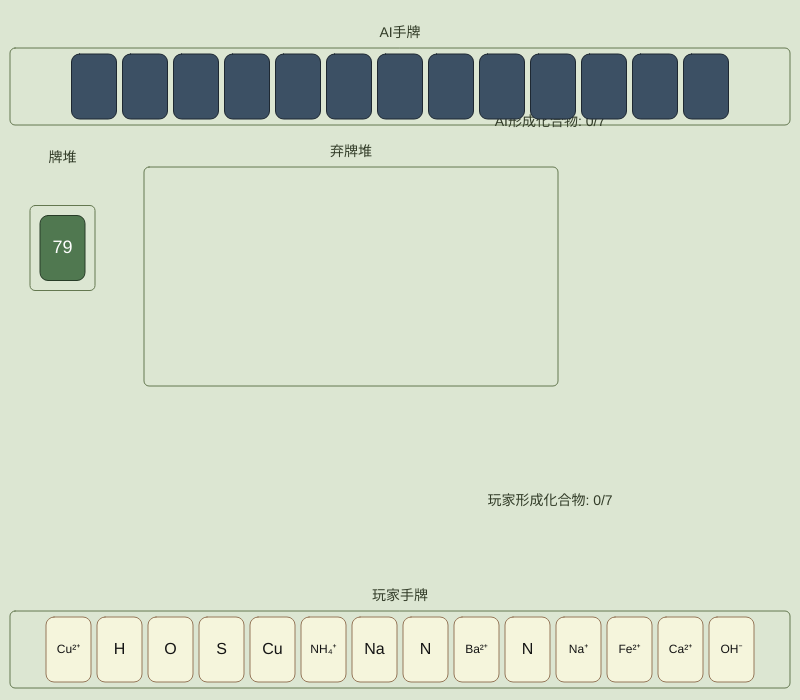
Frame 1 (no input)
Frame 60 (no input): identical to frame 1, image omitted
Frame 120 (the mouse pressed at the canvas centre since frame 60): identical to frame 1, image omitted

The p5.js sketch that drew this single still picture (run headless with seeded random() and noise() and a simulated clock; from frame 60 on, the mouse is pressed at the canvas centre):

// p5.js sketch
// ── sketch.js
// Global variables for game elements and state
let deck = [];
let playerHand = [];
let aiHand = [];
let discardPile = [];

// Game state object
let gameState = {
    currentPlayer: "player",
    deck: [],
    playerHand: [],
    aiHand: [],
    discardPile: [],
    playerFormedCompounds: [], 
    aiFormedCompounds: [],   
    playerFormedCompoundsCount: 0,
    aiFormedCompoundsCount: 0,
    lastDiscardedTile: null,
    canPlayerFormCompoundWithDiscard: false, 
    formableCompoundInfo: null, 
    canPlayerDeclareCompound: false, 
    isGameOver: false,
    winner: null,
    message: "游戏加载中...",
};

// UI Elements from HTML
let formCompoundButton, declareCompoundButton, skipButton, gameMessageElement, sortHandButton, discardButton;

// Dimensions and Layout
const TILE_WIDTH = 45;
const TILE_HEIGHT = 65;
const TILE_MARGIN = 6;
const SELECTED_TILE_Y_OFFSET = -10; 
const SELECTED_TILE_SCALE = 1.1; 

const CANVAS_WIDTH = 800;
const CANVAS_HEIGHT = 700; 

const PLAYER_HAND_AREA_X = 10;
const PLAYER_HAND_AREA_Y = CANVAS_HEIGHT - TILE_HEIGHT - TILE_MARGIN * 4; 
const PLAYER_HAND_AREA_WIDTH = CANVAS_WIDTH - 20;
const PLAYER_HAND_AREA_HEIGHT = TILE_HEIGHT + 2 * TILE_MARGIN;

const AI_HAND_AREA_X = 10;
const AI_HAND_AREA_Y = TILE_MARGIN * 3 + 30; 
const AI_HAND_AREA_WIDTH = CANVAS_WIDTH - 20;
const AI_HAND_AREA_HEIGHT = TILE_HEIGHT + 2 * TILE_MARGIN;

const DISCARD_AREA_X_START = 150;
const DISCARD_AREA_Y_START = AI_HAND_AREA_Y + AI_HAND_AREA_HEIGHT + TILE_MARGIN * 3 + 30;
const DISCARD_GRID_COLS = 8;
const DISCARD_GRID_ROWS = 3;
const DISCARD_AREA_WIDTH = DISCARD_GRID_COLS * (TILE_WIDTH + TILE_MARGIN) + TILE_MARGIN;
const DISCARD_AREA_HEIGHT = DISCARD_GRID_ROWS * (TILE_HEIGHT + TILE_MARGIN) + TILE_MARGIN;

const FORMED_COMPOUNDS_AREA_Y_PLAYER = PLAYER_HAND_AREA_Y - TILE_HEIGHT - TILE_MARGIN * 5;
const FORMED_COMPOUNDS_AREA_Y_AI = AI_HAND_AREA_Y + AI_HAND_AREA_HEIGHT + TILE_MARGIN * 2;
const FORMED_COMPOUNDS_AREA_X = CANVAS_WIDTH - 350; 
const FORMED_COMPOUND_DISPLAY_WIDTH = 60;
const FORMED_COMPOUND_DISPLAY_HEIGHT = 30;

const DECK_X = 30;
const DECK_Y = DISCARD_AREA_Y_START + TILE_HEIGHT / 2;

// Interaction state
let currentlySelectedTile = null; 
let currentlySelectedTileIndex = -1; 
let isDraggingForReorder = false; 
let dragOffsetX, dragOffsetY;
let isDraggingToDiscard = false;

const chemicalTileData = [
    { type: "element", value: "H", displayText: "H", count: 10 },
    { type: "element", value: "O", displayText: "O", count: 10 },
    { type: "element", value: "Na", displayText: "Na", count: 6 },
    { type: "element", value: "Cl", displayText: "Cl", count: 6 },
    { type: "element", value: "C", displayText: "C", count: 6 },
    { type: "element", value: "S", displayText: "S", count: 4 },
    { type: "element", value: "N", displayText: "N", count: 4 },
    { type: "element", value: "Fe", displayText: "Fe", count: 4 },
    { type: "element", value: "Cu", displayText: "Cu", count: 4 },
    { type: "element", value: "Al", displayText: "Al", count: 4 },
    { type: "element", value: "Mg", displayText: "Mg", count: 4 },
    { type: "element", value: "Zn", displayText: "Zn", count: 2 },
    { type: "ion", value: "H+", displayText: "H⁺", count: 6, charge: 1 },
    { type: "ion", value: "OH-", displayText: "OH⁻", count: 6, charge: -1 },
    { type: "ion", value: "Na+", displayText: "Na⁺", count: 4, charge: 1 },
    { type: "ion", value: "Cl-", displayText: "Cl⁻", count: 4, charge: -1 },
    { type: "ion", value: "Ag+", displayText: "Ag⁺", count: 2, charge: 1 },
    { type: "ion", value: "Ba2+", displayText: "Ba²⁺", count: 2, charge: 2 },
    { type: "ion", value: "SO4^2-", displayText: "SO₄²⁻", count: 2, charge: -2 },
    { type: "ion", value: "Ca2+", displayText: "Ca²⁺", count: 2, charge: 2 },
    { type: "ion", value: "CO3^2-", displayText: "CO₃²⁻", count: 2, charge: -2 },
    { type: "ion", value: "Cu2+", displayText: "Cu²⁺", count: 2, charge: 2 },
    { type: "ion", value: "Fe2+", displayText: "Fe²⁺", count: 2, charge: 2 },
    { type: "ion", value: "Fe3+", displayText: "Fe³⁺", count: 2, charge: 3 },
    { type: "ion", value: "Al3+", displayText: "Al³⁺", count: 2, charge: 3 },
    { type: "ion", value: "Mg2+", displayText: "Mg²⁺", count: 2, charge: 2 },
    { type: "ion", value: "NH4+", displayText: "NH₄⁺", count: 2, charge: 1 },
];

const compoundRecipes = {
    "H2O": [
        { reactants: [{ type: "element", value: "H", count: 2 }, { type: "element", value: "O", count: 1 }], product: "H₂O" },
        { reactants: [{ type: "ion", value: "H+", count: 1 }, { type: "ion", value: "OH-", count: 1 }], product: "H₂O" }
    ],
    "NaCl": [
        { reactants: [{ type: "element", value: "Na", count: 1 }, { type: "element", value: "Cl", count: 1 }], product: "NaCl" },
        { reactants: [{ type: "ion", value: "Na+", count: 1 }, { type: "ion", value: "Cl-", count: 1 }], product: "NaCl" }
    ],
    "HCl": [
        { reactants: [{ type: "element", value: "H", count: 1 }, { type: "element", value: "Cl", count: 1 }], product: "HCl" }
    ],
    "CuO": [
        { reactants: [{ type: "element", value: "Cu", count: 1 }, { type: "element", value: "O", count: 1 }], product: "CuO" }
    ],
    "CO2": [
        { reactants: [{ type: "element", value: "C", count: 1 }, { type: "element", value: "O", count: 2 }], product: "CO₂" }
    ],
    "NH3": [
        { reactants: [{ type: "element", value: "N", count: 1 }, { type: "element", value: "H", count: 3 }], product: "NH₃" }
    ],
    "AgCl": [
        { reactants: [{ type: "ion", value: "Ag+", count: 1 }, { type: "ion", value: "Cl-", count: 1 }], product: "AgCl" }
    ],
    "BaSO4": [
        { reactants: [{ type: "ion", value: "Ba2+", count: 1 }, { type: "ion", value: "SO4^2-", count: 1 }], product: "BaSO₄" }
    ],
};

function setup() {
    let canvas = createCanvas(CANVAS_WIDTH, CANVAS_HEIGHT);
    canvas.parent(document.querySelector("main"));
    textAlign(CENTER, CENTER); textSize(16);
    formCompoundButton = select("#formCompoundButton"); 
    declareCompoundButton = select("#declareCompoundButton"); 
    skipButton = select("#skipButton");
    sortHandButton = select("#sortHandButton");
    discardButton = select("#discardButton");
    gameMessageElement = select("#gameMessage");

    if (formCompoundButton) formCompoundButton.mousePressed(handleFormCompoundWithDiscardAction);
    if (declareCompoundButton) declareCompoundButton.mousePressed(handleDeclareCompoundAction);
    if (skipButton) skipButton.mousePressed(handleSkipAction);
    if (sortHandButton) sortHandButton.mousePressed(sortPlayerHand);
    if (discardButton) discardButton.mousePressed(handleDiscardButtonAction);
    
    initializeGame();
}

function draw() {
    background(220, 230, 210);
    drawGameAreas();
    drawPlayerHand();
    drawAIHand();
    drawDiscardPile();
    drawFormedCompounds();
    drawDeck();
    if ((isDraggingForReorder || isDraggingToDiscard) && currentlySelectedTile) {
        drawTile(currentlySelectedTile, mouseX - dragOffsetX, mouseY - dragOffsetY, -1, true, true, SELECTED_TILE_SCALE);
    }
    updateGameMessagesAndButtons();
}

function initializeGame() {
    deck = []; playerHand = []; aiHand = []; discardPile = [];
    gameState.playerFormedCompounds = []; gameState.aiFormedCompounds = [];
    gameState.playerFormedCompoundsCount = 0; gameState.aiFormedCompoundsCount = 0;

    createFullDeck(); 
    shuffleDeck(deck);
    
    for (let i = 0; i < 13; i++) { 
        let pCard = dealCard(deck); if (pCard) playerHand.push(pCard);
        let aiCard = dealCard(deck); if (aiCard) aiHand.push(aiCard);
    }
    let firstDraw = dealCard(deck); if (firstDraw) playerHand.push(firstDraw);

    Object.assign(gameState, {
        deck,
        playerHand,
        aiHand,
        discardPile,
        currentPlayer: "player",
        message: "游戏开始，请玩家出牌",
        lastDiscardedTile: null,
        canPlayerFormCompoundWithDiscard: false,
        formableCompoundInfo: null,
        canPlayerDeclareCompound: false,
        isGameOver: false,
        winner: null
    });
    currentlySelectedTile = null; currentlySelectedTileIndex = -1; 
    isDraggingForReorder = false; isDraggingToDiscard = false;
    hideActionButtons();
    console.log("Game Initialized with new rules and sort/discard features");
    checkPlayerCanDeclareCompound(); 
}

function createFullDeck() {
    let idCounter = 0;
    deck = [];
    chemicalTileData.forEach(tileInfo => {
        for (let i = 0; i < tileInfo.count; i++) {
            deck.push({
                id: `tile_${idCounter++}`,
                type: tileInfo.type, 
                value: tileInfo.value, 
                displayText: tileInfo.displayText, 
                charge: tileInfo.charge, // Add charge for sorting
                x: 0, y: 0, isSelected: false
            });
        }
    });
}

function shuffleDeck(array) { for (let i = array.length - 1; i > 0; i--) { const j = Math.floor(Math.random() * (i + 1)); [array[i], array[j]] = [array[j], array[i]]; } }
function dealCard(currentDeck) { if (currentDeck.length > 0) { return currentDeck.pop(); } return null; }

function drawGameAreas() {
    stroke(100, 120, 80); noFill();
    rect(PLAYER_HAND_AREA_X, PLAYER_HAND_AREA_Y, PLAYER_HAND_AREA_WIDTH, PLAYER_HAND_AREA_HEIGHT, 5);
    rect(AI_HAND_AREA_X, AI_HAND_AREA_Y, AI_HAND_AREA_WIDTH, AI_HAND_AREA_HEIGHT, 5);
    // Discard Area Visual Cue (when dragging)
    if (isDraggingToDiscard) {
        fill(180, 200, 170, 150); // Semi-transparent highlight
    } else {
        noFill();
    }
    rect(DISCARD_AREA_X_START - TILE_MARGIN, DISCARD_AREA_Y_START - TILE_MARGIN, DISCARD_AREA_WIDTH, DISCARD_AREA_HEIGHT, 5);
    noFill(); // Reset fill
    rect(DECK_X, DECK_Y, TILE_WIDTH + 20, TILE_HEIGHT + 20, 5);
    fill(50, 60, 40); noStroke(); textSize(14);
    text("玩家手牌", PLAYER_HAND_AREA_X + PLAYER_HAND_AREA_WIDTH / 2, PLAYER_HAND_AREA_Y - 15);
    text("AI手牌", AI_HAND_AREA_X + AI_HAND_AREA_WIDTH / 2, AI_HAND_AREA_Y - 15); 
    text("弃牌堆", DISCARD_AREA_X_START + DISCARD_AREA_WIDTH / 2 - TILE_MARGIN, DISCARD_AREA_Y_START - TILE_MARGIN - 15); 
    text("牌堆", DECK_X + (TILE_WIDTH + 20) / 2, DECK_Y - TILE_HEIGHT/2 - 15 ); 
    text("玩家形成化合物: " + gameState.playerFormedCompoundsCount + "/7", FORMED_COMPOUNDS_AREA_X + 100, FORMED_COMPOUNDS_AREA_Y_PLAYER - 15);
    text("AI形成化合物: " + gameState.aiFormedCompoundsCount + "/7", FORMED_COMPOUNDS_AREA_X + 100, FORMED_COMPOUNDS_AREA_Y_AI - 15);
    textSize(16);
}

function drawPlayerHand() {
    let handDisplayWidth = 0;
    playerHand.forEach(tile => {
        handDisplayWidth += (tile.isSelected ? TILE_WIDTH * SELECTED_TILE_SCALE : TILE_WIDTH) + TILE_MARGIN;
    });
    handDisplayWidth -= TILE_MARGIN; 
    let currentX = PLAYER_HAND_AREA_X + (PLAYER_HAND_AREA_WIDTH - handDisplayWidth) / 2;
    let tileY = PLAYER_HAND_AREA_Y + (PLAYER_HAND_AREA_HEIGHT - TILE_HEIGHT) / 2;
    for (let i = 0; i < playerHand.length; i++) {
        let tile = playerHand[i];
        let displayWidth = tile.isSelected ? TILE_WIDTH * SELECTED_TILE_SCALE : TILE_WIDTH;
        let displayHeight = tile.isSelected ? TILE_HEIGHT * SELECTED_TILE_SCALE : TILE_HEIGHT;
        let yPos = tile.isSelected ? tileY + SELECTED_TILE_Y_OFFSET - (displayHeight - TILE_HEIGHT)/2 : tileY;
        if (!((isDraggingForReorder || isDraggingToDiscard) && tile === currentlySelectedTile)) {
             drawTile(tile, currentX, yPos, i, true, tile.isSelected, tile.isSelected ? SELECTED_TILE_SCALE : 1);
        }
        tile.x = currentX; tile.y = yPos; 
        currentX += displayWidth + TILE_MARGIN;
    }
}

function drawAIHand() {
    let handWidth = aiHand.length * (TILE_WIDTH + TILE_MARGIN) - TILE_MARGIN;
    let startX = AI_HAND_AREA_X + (AI_HAND_AREA_WIDTH - handWidth) / 2;
    let tileY = AI_HAND_AREA_Y + (AI_HAND_AREA_HEIGHT - TILE_HEIGHT) / 2;
    for (let i = 0; i < aiHand.length; i++) {
        fill(60, 80, 100); stroke(30, 40, 50);
        rect(startX + i * (TILE_WIDTH + TILE_MARGIN), tileY, TILE_WIDTH, TILE_HEIGHT, 8);
    }
}

function drawDiscardPile() {
    for (let i = 0; i < discardPile.length; i++) {
        const row = Math.floor(i / DISCARD_GRID_COLS); const col = i % DISCARD_GRID_COLS;
        if (row < DISCARD_GRID_ROWS) {
            drawTile(discardPile[i], DISCARD_AREA_X_START + col * (TILE_WIDTH + TILE_MARGIN), DISCARD_AREA_Y_START + row * (TILE_HEIGHT + TILE_MARGIN), -1, false);
        }
    }
}

function drawDeck() {
    if (deck.length > 0) {
        fill(80, 120, 80); stroke(40, 60, 40);
        rect(DECK_X + 10, DECK_Y + 10, TILE_WIDTH, TILE_HEIGHT, 8);
        fill(255); noStroke(); textSize(18); text(deck.length, DECK_X + 10 + TILE_WIDTH / 2, DECK_Y + 10 + TILE_HEIGHT / 2); textSize(16);
    }
}

function drawTile(tile, x, y, indexInHand = -1, isPlayerTile = false, isSelected = false, scaleFactor = 1) {
    if (!tile) return;
    push(); translate(x, y);
    if (isSelected && isPlayerTile) { fill(255, 255, 180); } else { fill(245, 245, 220); }
    stroke(150, 120, 90);
    rect(0, 0, TILE_WIDTH * scaleFactor, TILE_HEIGHT * scaleFactor, 8 * scaleFactor);
    fill(20, 20, 20); noStroke();
    let txtSize = 16 * scaleFactor; 
    if (tile.displayText.length > 5) txtSize = 10 * scaleFactor; 
    else if (tile.displayText.length > 2) txtSize = 12 * scaleFactor; 
    textSize(txtSize); text(tile.displayText, (TILE_WIDTH * scaleFactor) / 2, (TILE_HEIGHT * scaleFactor) / 2); textSize(16);
    pop();
}

function drawFormedCompounds() {
    let xPlayer = FORMED_COMPOUNDS_AREA_X;
    let yPlayer = FORMED_COMPOUNDS_AREA_Y_PLAYER;
    gameState.playerFormedCompounds.forEach((compound, index) => {
        fill(200, 220, 200); stroke(100,120,80);
        rect(xPlayer + index * (FORMED_COMPOUND_DISPLAY_WIDTH + TILE_MARGIN), yPlayer, FORMED_COMPOUND_DISPLAY_WIDTH, FORMED_COMPOUND_DISPLAY_HEIGHT, 5);
        fill(0); noStroke(); textSize(12);
        text(compound.product, xPlayer + index * (FORMED_COMPOUND_DISPLAY_WIDTH + TILE_MARGIN) + FORMED_COMPOUND_DISPLAY_WIDTH/2, yPlayer + FORMED_COMPOUND_DISPLAY_HEIGHT/2);
    });

    let xAI = FORMED_COMPOUNDS_AREA_X;
    let yAI = FORMED_COMPOUNDS_AREA_Y_AI;
    gameState.aiFormedCompounds.forEach((compound, index) => {
        fill(200, 200, 220); stroke(100,100,120);
        rect(xAI + index * (FORMED_COMPOUND_DISPLAY_WIDTH + TILE_MARGIN), yAI, FORMED_COMPOUND_DISPLAY_WIDTH, FORMED_COMPOUND_DISPLAY_HEIGHT, 5);
        fill(0); noStroke(); textSize(12);
        text(compound.product, xAI + index * (FORMED_COMPOUND_DISPLAY_WIDTH + TILE_MARGIN) + FORMED_COMPOUND_DISPLAY_WIDTH/2, yAI + FORMED_COMPOUND_DISPLAY_HEIGHT/2);
    });
    textSize(16);
}

function updateGameMessagesAndButtons() {
    if (gameMessageElement) gameMessageElement.html(gameState.message);
    if (gameState.canPlayerFormCompoundWithDiscard && formCompoundButton && skipButton) {
        formCompoundButton.show(); skipButton.show();
    } else if (formCompoundButton && skipButton) {
        formCompoundButton.hide(); skipButton.hide();
    }
    if (gameState.canPlayerDeclareCompound && declareCompoundButton) {
        declareCompoundButton.show();
    } else if (declareCompoundButton) {
        declareCompoundButton.hide();
    }
    if (currentlySelectedTile && gameState.currentPlayer === 'player' && !gameState.canPlayerFormCompoundWithDiscard && discardButton) {
        discardButton.show();
    } else if (discardButton) {
        discardButton.hide();
    }
}

function hideActionButtons() {
    if (formCompoundButton) formCompoundButton.hide();
    if (declareCompoundButton) declareCompoundButton.hide();
    if (skipButton) skipButton.hide();
    if (discardButton) discardButton.hide();
}

function canRecipeBeFormed(availableTiles, recipeReactants) {
    const tempAvailableTiles = availableTiles.map(tile => ({ ...tile }));
    let usedTilesForRecipe = [];
    for (const reactant of recipeReactants) {
        let foundCount = 0;
        for (let i = 0; i < reactant.count; i++) {
            const tileIndex = tempAvailableTiles.findIndex(t => t.type === reactant.type && t.value === reactant.value);
            if (tileIndex !== -1) {
                usedTilesForRecipe.push(tempAvailableTiles[tileIndex]);
                tempAvailableTiles.splice(tileIndex, 1);
                foundCount++;
            } else {
                return null; 
            }
        }
        if (foundCount < reactant.count) {
            return null; 
        }
    }
    return usedTilesForRecipe; 
}

function checkFormableCompounds(tilesToCheck) {
    for (const compoundName in compoundRecipes) {
        for (const recipe of compoundRecipes[compoundName]) {
            const usedTiles = canRecipeBeFormed(tilesToCheck, recipe.reactants);
            if (usedTiles) {
                return { product: recipe.product, reactants: recipe.reactants, usedTiles: usedTiles };
            }
        }
    }
    return null;
}

function checkPlayerCanFormCompoundWithDiscard() {
    if (!gameState.lastDiscardedTile) return false;
    const potentialHand = [...playerHand, gameState.lastDiscardedTile];
    const formable = checkFormableCompounds(potentialHand);
    if (formable) {
        gameState.canPlayerFormCompoundWithDiscard = true;
        gameState.formableCompoundInfo = formable;
        gameState.message = `你可以用 ${gameState.lastDiscardedTile.displayText} 组成 ${formable.product}！`;
        return true;
    }
    gameState.canPlayerFormCompoundWithDiscard = false;
    gameState.formableCompoundInfo = null;
    return false;
}

function checkPlayerCanDeclareCompound() {
    if (gameState.currentPlayer !== 'player') return false;
    const formable = checkFormableCompounds(playerHand);
    if (formable) {
        gameState.canPlayerDeclareCompound = true;
        gameState.formableCompoundInfo = formable; 
        return true;
    }
    gameState.canPlayerDeclareCompound = false;
    return false;
}

function handleFormCompoundWithDiscardAction() {
    if (!gameState.canPlayerFormCompoundWithDiscard || !gameState.formableCompoundInfo) return;
    const { product, usedTiles } = gameState.formableCompoundInfo;
    let discardUsed = false;
    for (const usedTile of usedTiles) {
        if (usedTile.id === gameState.lastDiscardedTile.id) {
            discardUsed = true;
        } else {
            const handIndex = playerHand.findIndex(t => t.id === usedTile.id);
            if (handIndex !== -1) playerHand.splice(handIndex, 1);
        }
    }
    if (discardUsed) {
        gameState.lastDiscardedTile = null; 
    } else {
        if(gameState.lastDiscardedTile) discardPile.push(gameState.lastDiscardedTile);
        gameState.lastDiscardedTile = null;
    }
    gameState.playerFormedCompounds.push({ product: product, recipe: gameState.formableCompoundInfo.reactants });
    gameState.playerFormedCompoundsCount++;
    gameState.message = `玩家组成了 ${product}!`;
    console.log(`Player formed ${product} using AI's discard.`);
    hideActionButtons();
    gameState.canPlayerFormCompoundWithDiscard = false;
    gameState.formableCompoundInfo = null;
    if (checkWinCondition("player")) return;
    gameState.currentPlayer = "player"; 
    gameState.message += " 请出牌。";
    currentlySelectedTile = null; 
    checkPlayerCanDeclareCompound(); 
}

function handleDeclareCompoundAction() {
    if (!gameState.canPlayerDeclareCompound || !gameState.formableCompoundInfo) return;
    const { product, usedTiles } = gameState.formableCompoundInfo;
    for (const usedTile of usedTiles) {
        const handIndex = playerHand.findIndex(t => t.id === usedTile.id);
        if (handIndex !== -1) playerHand.splice(handIndex, 1);
    }
    gameState.playerFormedCompounds.push({ product: product, recipe: gameState.formableCompoundInfo.reactants });
    gameState.playerFormedCompoundsCount++;
    gameState.message = `玩家从手牌中组成了 ${product}!`;
    console.log(`Player declared ${product} from hand.`);
    hideActionButtons();
    gameState.canPlayerDeclareCompound = false;
    gameState.formableCompoundInfo = null;
    if (checkWinCondition("player")) return;
    gameState.message += " 请出牌。";
    currentlySelectedTile = null; 
    checkPlayerCanDeclareCompound(); 
}

function handleSkipAction() {
    if (gameState.lastDiscardedTile) {
        discardPile.push(gameState.lastDiscardedTile);
        gameState.lastDiscardedTile = null;
    }
    gameState.canPlayerFormCompoundWithDiscard = false;
    gameState.formableCompoundInfo = null;
    hideActionButtons();
    gameState.message = "玩家跳过。AI回合摸牌...";
    gameState.currentPlayer = "ai";
    setTimeout(aiTurn, 1000);
}

function handleDiscardButtonAction() {
    if (currentlySelectedTile && currentlySelectedTileIndex !== -1) {
        playerDiscardTile(currentlySelectedTileIndex);
    }
}

function playerDiscardTile(tileIndex) {
    if (gameState.currentPlayer !== 'player' || gameState.isGameOver || tileIndex < 0 || tileIndex >= playerHand.length) return;
    const tileToDiscard = playerHand.splice(tileIndex, 1)[0];
    discardPile.push(tileToDiscard);
    gameState.lastDiscardedTile = tileToDiscard;
    tileToDiscard.isSelected = false;
    currentlySelectedTile = null;
    currentlySelectedTileIndex = -1;
    console.log("Player discarded:", tileToDiscard.displayText);
    gameState.message = `玩家打出了 ${tileToDiscard.displayText}. AI回合.`;
    hideActionButtons();
    gameState.canPlayerDeclareCompound = false; 
    gameState.currentPlayer = "ai";
    setTimeout(aiTurn, 1500); 
}

function mousePressed() {
    if (gameState.isGameOver || gameState.currentPlayer !== "player") return;
    if (gameState.canPlayerFormCompoundWithDiscard) return; 

    for (let i = 0; i < playerHand.length; i++) {
        let tile = playerHand[i];
        let tileDisplayWidth = tile.isSelected ? TILE_WIDTH * SELECTED_TILE_SCALE : TILE_WIDTH;
        let tileDisplayHeight = tile.isSelected ? TILE_HEIGHT * SELECTED_TILE_SCALE : TILE_HEIGHT;
        if (mouseX > tile.x && mouseX < tile.x + tileDisplayWidth && mouseY > tile.y && mouseY < tile.y + tileDisplayHeight) {
            // DO NOT discard on second click of selected tile
            // if (currentlySelectedTile === tile) { 
            //     playerDiscardTile(i);
            //     return;
            // }
            if (currentlySelectedTile) { currentlySelectedTile.isSelected = false; }
            tile.isSelected = true; currentlySelectedTile = tile; currentlySelectedTileIndex = i;
            isDraggingForReorder = true; 
            isDraggingToDiscard = true; // Enable dragging to discard area
            dragOffsetX = mouseX - tile.x; dragOffsetY = mouseY - tile.y;
            return;
        }
    }
    if (currentlySelectedTile) {
        let handDisplayWidth = 0;
        playerHand.forEach(t => { handDisplayWidth += (t.isSelected ? TILE_WIDTH * SELECTED_TILE_SCALE : TILE_WIDTH) + TILE_MARGIN; });
        handDisplayWidth -= TILE_MARGIN;
        let currentX = PLAYER_HAND_AREA_X + (PLAYER_HAND_AREA_WIDTH - handDisplayWidth) / 2;
        let tileYPos = PLAYER_HAND_AREA_Y + (PLAYER_HAND_AREA_HEIGHT - TILE_HEIGHT) / 2;
        for (let i = 0; i <= playerHand.length; i++) {
            let gapXStart, gapXEnd;
            let tileToCheck = playerHand[i-1];
            let prevTileWidth = (i > 0 && tileToCheck && tileToCheck.isSelected) ? TILE_WIDTH * SELECTED_TILE_SCALE : TILE_WIDTH;
            if (i === 0) { 
                gapXStart = currentX - TILE_MARGIN / 2;
                gapXEnd = currentX + (playerHand[0].isSelected ? TILE_WIDTH*SELECTED_TILE_SCALE : TILE_WIDTH)/2 - TILE_MARGIN/2;
            } else if (i === playerHand.length) { 
                gapXStart = currentX - (prevTileWidth/2) - TILE_MARGIN/2; 
                gapXEnd = currentX + TILE_MARGIN / 2;
            } else { 
                gapXStart = currentX - (prevTileWidth/2) - TILE_MARGIN/2;
                gapXEnd = currentX + (playerHand[i].isSelected ? TILE_WIDTH*SELECTED_TILE_SCALE : TILE_WIDTH)/2 - TILE_MARGIN/2;
            }
            if (mouseX > gapXStart && mouseX < gapXEnd && mouseY > tileYPos && mouseY < tileYPos + TILE_HEIGHT) {
                let tileToMove = currentlySelectedTile;
                let originalIndex = playerHand.indexOf(tileToMove);
                if (originalIndex !== -1) playerHand.splice(originalIndex, 1);
                playerHand.splice(i, 0, tileToMove);
                isDraggingForReorder = false; 
                isDraggingToDiscard = false;
                return;
            }
            if (i < playerHand.length) {
                 currentX += (playerHand[i].isSelected ? TILE_WIDTH * SELECTED_TILE_SCALE : TILE_WIDTH) + TILE_MARGIN;
            }
        }
    }
    if (currentlySelectedTile) { currentlySelectedTile.isSelected = false; currentlySelectedTile = null; currentlySelectedTileIndex = -1; }
    isDraggingForReorder = false; isDraggingToDiscard = false;
}

function mouseDragged() { 
    if (!isDraggingToDiscard && !isDraggingForReorder) return;
    // Visual feedback for dragging towards discard pile
    if (isDraggingToDiscard && currentlySelectedTile) {
        if (mouseX > DISCARD_AREA_X_START - TILE_MARGIN && mouseX < DISCARD_AREA_X_START - TILE_MARGIN + DISCARD_AREA_WIDTH &&
            mouseY > DISCARD_AREA_Y_START - TILE_MARGIN && mouseY < DISCARD_AREA_Y_START - TILE_MARGIN + DISCARD_AREA_HEIGHT) {
            // Highlight discard area or show some cue
        } else {
            // Remove highlight if mouse moves out
        }
    }
}

function mouseReleased() {
    if (isDraggingToDiscard && currentlySelectedTile) {
        if (mouseX > DISCARD_AREA_X_START - TILE_MARGIN && mouseX < DISCARD_AREA_X_START - TILE_MARGIN + DISCARD_AREA_WIDTH &&
            mouseY > DISCARD_AREA_Y_START - TILE_MARGIN && mouseY < DISCARD_AREA_Y_START - TILE_MARGIN + DISCARD_AREA_HEIGHT) {
            if (currentlySelectedTileIndex !== -1) {
                playerDiscardTile(currentlySelectedTileIndex);
            }
        } else {
            // If not dropped on discard pile, and was dragging for discard, deselect or snap back
            // For now, just deselect if not a reorder drag
            if (!isDraggingForReorder && currentlySelectedTile) {
                // currentlySelectedTile.isSelected = false; // Keep selected for discard button
                // currentlySelectedTile = null;
                // currentlySelectedTileIndex = -1;
            }
        }
    }
    isDraggingForReorder = false; 
    isDraggingToDiscard = false;
}

function sortPlayerHand() {
    playerHand.sort((a, b) => {
        // Priority: Cations, Anions, Elements
        const typeOrder = (tile) => {
            if (tile.type === 'ion' && tile.charge > 0) return 1; // Cation
            if (tile.type === 'ion' && tile.charge < 0) return 2; // Anion
            if (tile.type === 'element') return 3; // Element
            return 4; // Should not happen
        };
        const orderA = typeOrder(a);
        const orderB = typeOrder(b);
        if (orderA !== orderB) return orderA - orderB;
        // Within the same type, sort by displayText alphabetically
        return a.displayText.localeCompare(b.displayText);
    });
    if (currentlySelectedTile) { // Re-find index of selected tile if hand was sorted
        currentlySelectedTileIndex = playerHand.indexOf(currentlySelectedTile);
    }
    console.log("Player hand sorted.");
}

function aiTurn() {
    if (gameState.isGameOver || gameState.currentPlayer !== 'ai') return;
    hideActionButtons();
    if (gameState.lastDiscardedTile) {
        const potentialAIHand = [...aiHand, gameState.lastDiscardedTile];
        const formableWithDiscard = checkFormableCompounds(potentialAIHand);
        if (formableWithDiscard) {
            console.log("AI can form compound with discard: ", formableWithDiscard.product);
            let discardUsed = false;
            for (const usedTile of formableWithDiscard.usedTiles) {
                if (usedTile.id === gameState.lastDiscardedTile.id) {
                    discardUsed = true;
                } else {
                    const handIndex = aiHand.findIndex(t => t.id === usedTile.id);
                    if (handIndex !== -1) aiHand.splice(handIndex, 1);
                }
            }
            if (discardUsed) gameState.lastDiscardedTile = null;
            else if(gameState.lastDiscardedTile) discardPile.push(gameState.lastDiscardedTile); 
            gameState.aiFormedCompounds.push({ product: formableWithDiscard.product, recipe: formableWithDiscard.reactants });
            gameState.aiFormedCompoundsCount++;
            gameState.message = `AI 使用 ${formableWithDiscard.usedTiles.find(t=>t.id === gameState.lastDiscardedTile?.id)?.displayText || "弃牌"} 组成了 ${formableWithDiscard.product}!`;
            console.log(`AI formed ${formableWithDiscard.product}`);
            if (checkWinCondition("ai")) return;
            if (aiHand.length > 0) {
                const aiDiscard = aiHand.pop(); 
                discardPile.push(aiDiscard);
                gameState.lastDiscardedTile = aiDiscard;
                gameState.message += ` AI 打出了 ${aiDiscard.displayText}.`;
                console.log("AI discarded after forming compound: ", aiDiscard.displayText);
            } else {
                 gameState.message += " AI 无牌可打.";
            }
            gameState.currentPlayer = "player";
            playerTurnDraw();
            return;
        }
    }
    if (gameState.lastDiscardedTile) {
        discardPile.push(gameState.lastDiscardedTile);
        gameState.lastDiscardedTile = null;
    }
    gameState.message = "AI 正在摸牌...";
    const drawnCard = dealCard(deck);
    if (drawnCard) {
        aiHand.push(drawnCard);
        console.log("AI drew a card."); 
    } else {
        gameState.message = "牌堆已空，AI无法摸牌.";
        if (aiHand.length === 0 && deck.length === 0) { checkWinCondition(null); return; } 
    }
    const formableFromHand = checkFormableCompounds(aiHand);
    if (formableFromHand) {
        console.log("AI can declare compound from hand: ", formableFromHand.product);
        for (const usedTile of formableFromHand.usedTiles) {
            const handIndex = aiHand.findIndex(t => t.id === usedTile.id);
            if (handIndex !== -1) aiHand.splice(handIndex, 1);
        }
        gameState.aiFormedCompounds.push({ product: formableFromHand.product, recipe: formableFromHand.reactants });
        gameState.aiFormedCompoundsCount++;
        gameState.message = `AI 从手牌中组成了 ${formableFromHand.product}!`;
        console.log(`AI declared ${formableFromHand.product} from hand.`);
        if (checkWinCondition("ai")) return;
    }
    if (aiHand.length > 0) {
        let tileToDiscardAI;
        if (drawnCard && aiHand.includes(drawnCard)) { 
             const idx = aiHand.indexOf(drawnCard);
             tileToDiscardAI = aiHand.splice(idx, 1)[0];
        } else {
            tileToDiscardAI = aiHand.pop(); 
        }
        discardPile.push(tileToDiscardAI);
        gameState.lastDiscardedTile = tileToDiscardAI;
        gameState.message = `AI 打出了 ${tileToDiscardAI.displayText}. 轮到玩家.`;
        console.log("AI discarded: ", tileToDiscardAI.displayText);
    } else {
        gameState.message = "AI 无牌可打. 轮到玩家.";
        console.log("AI has no cards to discard.");
    }
    gameState.currentPlayer = "player";
    playerTurnDraw();
}

function playerTurnDraw() {
    if (gameState.isGameOver || gameState.currentPlayer !== 'player') return;
    hideActionButtons();
    gameState.message = "轮到玩家，请摸牌..."; 
    const drawnCard = dealCard(deck);
    if (drawnCard) {
        playerHand.push(drawnCard);
        gameState.message = `你摸到了 ${drawnCard.displayText}. 请出牌或组成化合物.`;
        console.log("Player drew: ", drawnCard.displayText);
    } else {
        gameState.message = "牌堆已空，无法摸牌. 请出牌或组成化合物.";
        if (playerHand.length === 0 && deck.length === 0) { checkWinCondition(null); return; } 
    }
    checkPlayerCanDeclareCompound();
}

function checkWinCondition(playerType) { 
    let targetCompounds = 7;
    if (playerType === "player" && gameState.playerFormedCompoundsCount >= targetCompounds) {
        gameState.isGameOver = true;
        gameState.winner = "player";
        gameState.message = "恭喜你！你组成了7个化合物，获得了胜利！";
        hideActionButtons();
        return true;
    } else if (playerType === "ai" && gameState.aiFormedCompoundsCount >= targetCompounds) {
        gameState.isGameOver = true;
        gameState.winner = "ai";
        gameState.message = "AI 组成了7个化合物，获得了胜利！";
        hideActionButtons();
        return true;
    }
    if (deck.length === 0 && !canAnyoneMakeProgress()) {
        gameState.isGameOver = true;
        gameState.winner = "stalemate";
        gameState.message = "牌堆已空，无人能组成更多化合物。平局！";
        hideActionButtons();
        return true;
    }
    return false;
}

function canAnyoneMakeProgress() {
    if (checkFormableCompounds(playerHand)) return true;
    if (checkFormableCompounds(aiHand)) return true;
    return false;
}

console.log("Sketch.js loaded with new sort and discard interaction features.");
